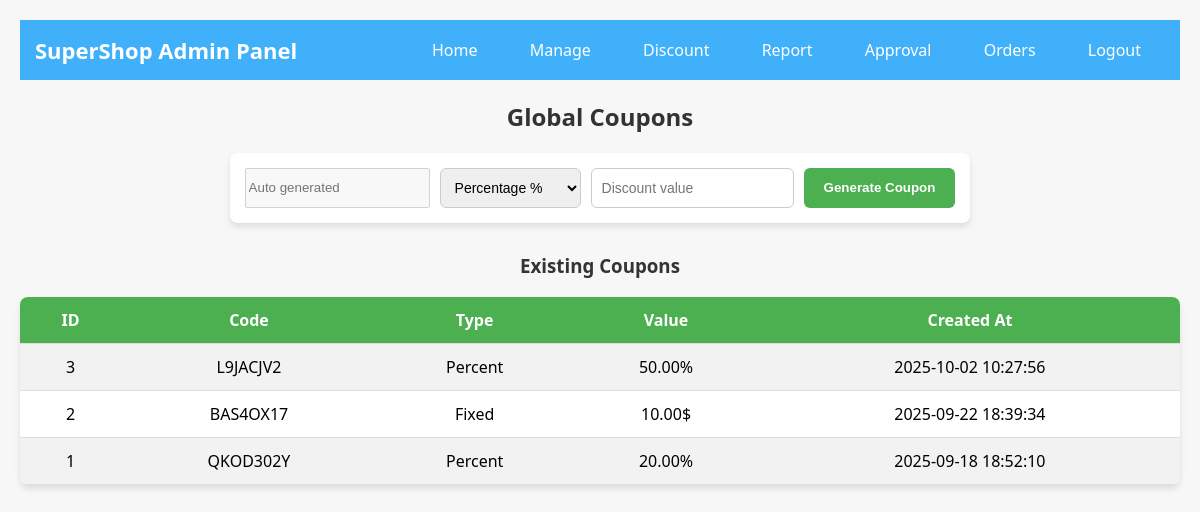
The page /Php/DomainAdmin/discount.php on the database its author committed.
### tables this page shows
CREATE TABLE `coupons` (
  `id` int(11) NOT NULL,
  `code` varchar(20) NOT NULL,
  `type` enum('percent','fixed') NOT NULL,
  `value` decimal(10,2) NOT NULL,
  `created_at` datetime NOT NULL DEFAULT current_timestamp()
);

### Php/DomainAdmin/discount.php (the view, shortened to what this page needs)
<?php
include($_SERVER['DOCUMENT_ROOT']."/SSM/Connection/db.php");
$result = $conn->query("SELECT * FROM coupons ORDER BY created_at DESC");
?>
<!DOCTYPE html>
<html lang="en">
<head>
<link rel="stylesheet" href="/SSM/Asset/Css/Domain/Admin/Discount.css">
</head>
<body>
<?php include("navbar.php"); ?>
<h2>Global Coupons</h2>
<div class="coupon-form-container">
    <form method="POST" class="coupon-form">
        <input type="text" name="coupon_code" value="" placeholder="Auto generated" disabled>
        <select name="discount_type" required>
            <option value="percent">Percentage %</option>
        </select>
        <input type="number" name="discount_value" placeholder="Discount value" required>
        <button type="submit" name="generate_coupon">Generate Coupon</button>
    </form>
</div>
<h3>Existing Coupons</h3>
<table>
    <tr>
        <th>ID</th>
        <th>Code</th>
        <th>Type</th>
        <th>Value</th>
        <th>Created At</th>
    </tr>
    <?php while($row = $result->fetch_assoc()): ?>
    <tr>
        <td><?= $row['id'] ?></td>
        <td><?= htmlspecialchars($row['code']) ?></td>
        <td><?= ucfirst($row['type']) ?></td>
        <td><?= htmlspecialchars($row['value']) ?><?= $row['type']=='percent'?'%':'$' ?></td>
        <td><?= $row['created_at'] ?></td>
    </tr>
    <?php endwhile; ?>
</table>
</body>
</html>

### Asset/Css/Domain/Admin/Discount.css (style rules this page uses)
body { font-family: 'Segoe UI', Tahoma, Geneva, Verdana, sans-serif; padding: 20px; margin: auto; background: #f7f7f7; }
h2, h3 { text-align: center; color: #333; }
.coupon-form-container { display: flex; justify-content: center; margin-bottom: 30px; }
.coupon-form { display: flex; gap: 10px; flex-wrap: wrap; background: #fff; padding: 15px; border-radius: 8px; box-shadow: 0 4px 6px rgba(0,0,0,0.1); }
.coupon-form input[type=number], .coupon-form select { padding: 10px; border: 1px solid #ccc; border-radius: 6px; font-size: 14px; }
.coupon-form button { padding: 10px 20px; border: none; background-color: #4CAF50; color: white; font-weight: bold; border-radius: 6px; cursor: pointer; transition: 0.3s; }
table { width: 100%; border-collapse: collapse; background: #fff; border-radius: 8px; overflow: hidden; box-shadow: 0 4px 6px rgba(0,0,0,0.1); }
table th, table td { padding: 12px; text-align: center; border-bottom: 1px solid #ddd; }
table th { background-color: #4CAF50; color: white; }
table tr:nth-child(even) { background-color: #f2f2f2; }

### rows shown on the page
coupons: id "3", code "L9JACJV2", type "Percent", value "50.00", created_at "2025-10-02 10:27:56"
coupons: id "2", code "BAS4OX17", type "Fixed", value "10.00", created_at "2025-09-22 18:39:34"
coupons: id "1", code "QKOD302Y", type "Percent", value "20.00", created_at "2025-09-18 18:52:10"
